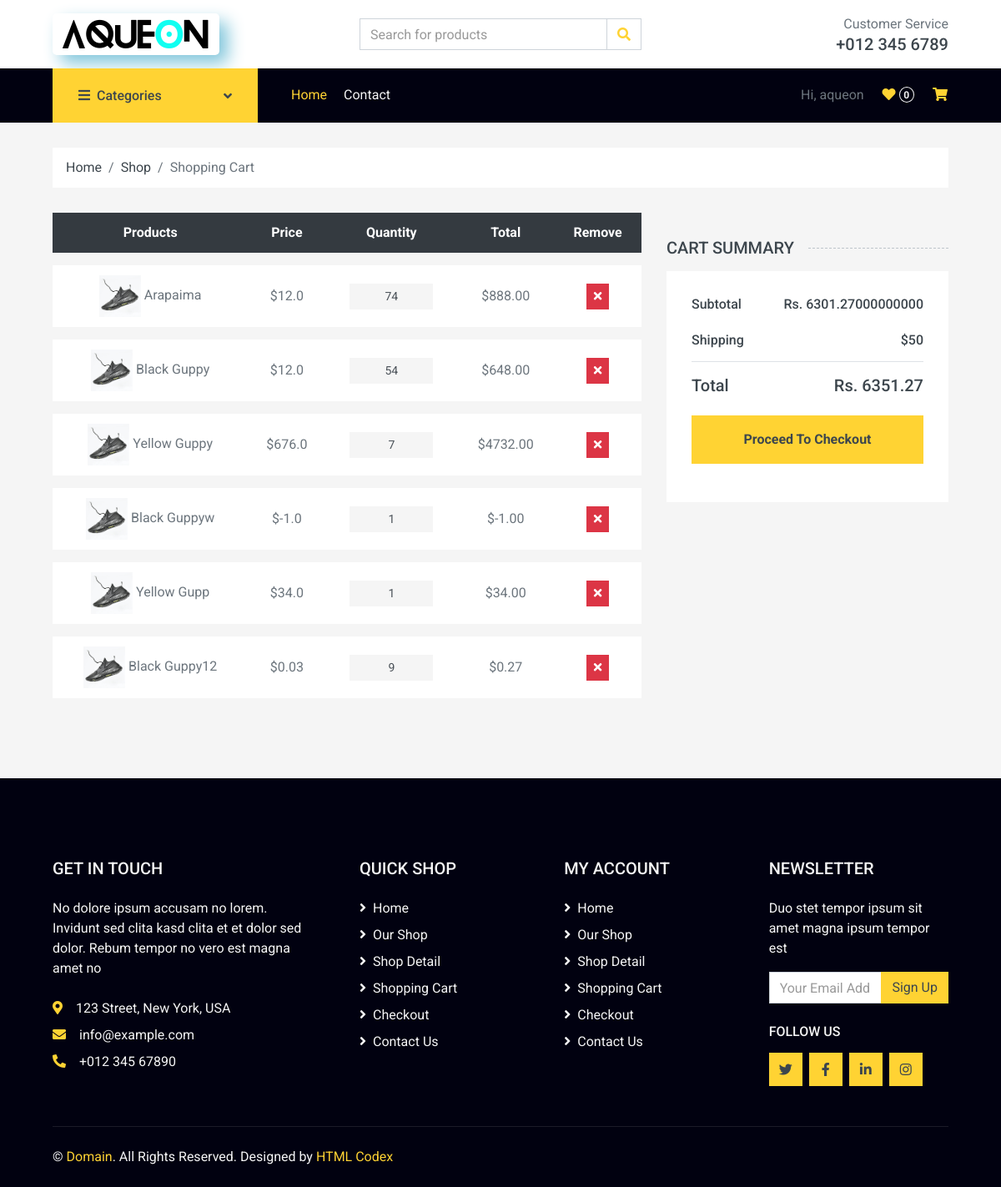
The page /cart_details (signed in) on the database as committed earlier.
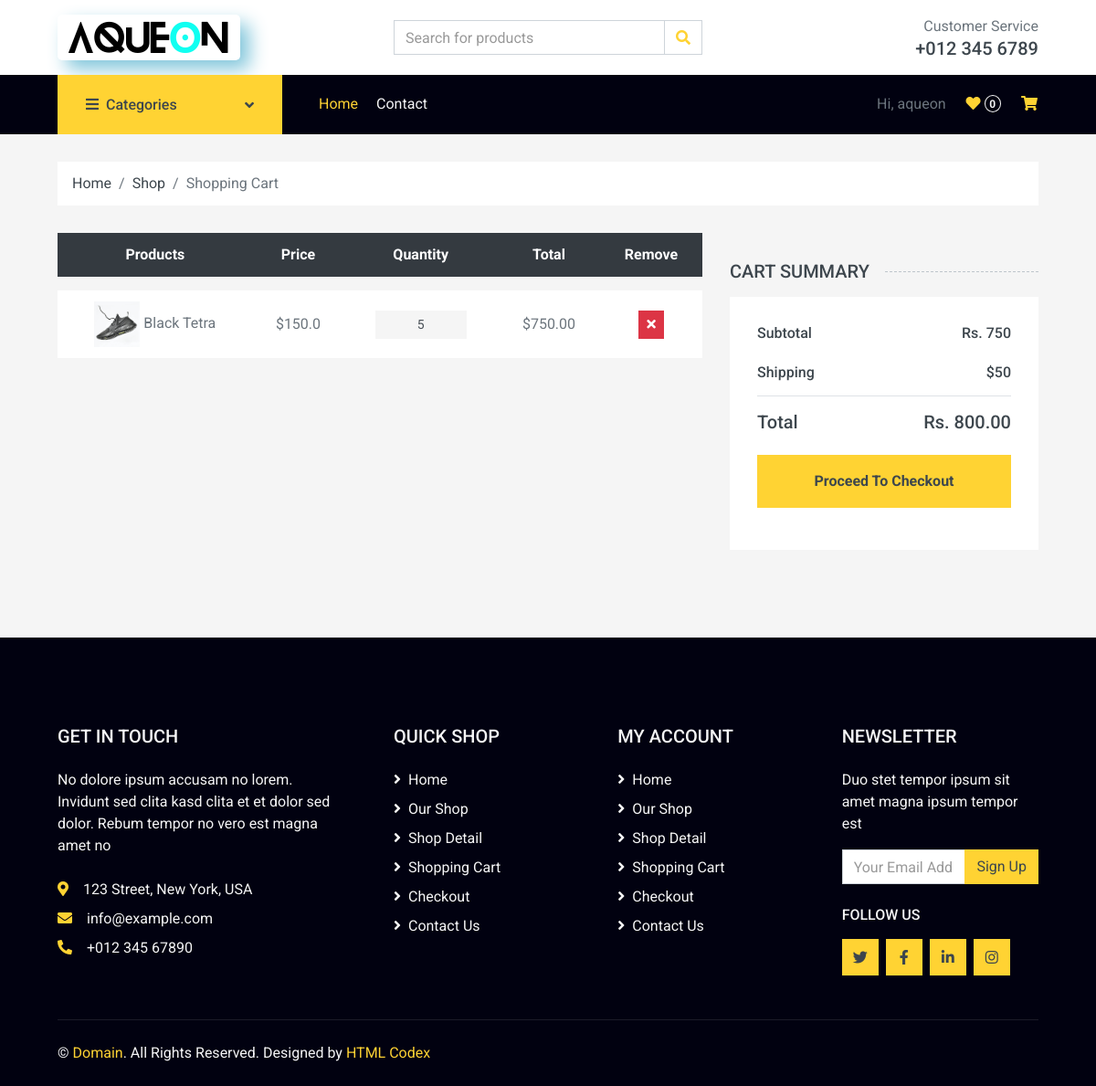
The same page on the database as committed later.
### Website/models.py (models this page shows, shortened)
class CartItems(models.Model):
    cart_item_id = models.AutoField(primary_key=True)
    cart = models.ForeignKey(AddCart, on_delete=models.CASCADE)
    prod = models.ForeignKey(Product, on_delete=models.CASCADE)  # Assuming you have a Product model
    quantity = models.IntegerField()
    cart_item_date = models.DateTimeField(auto_now_add=True)
    total_price = models.DecimalField(max_digits=10, decimal_places=2, default=0.0)  # Set a default value of 0.0

class Product(models.Model):
    prod_id = models.AutoField(primary_key=True)
    prod_name = models.CharField(max_length=255, null=False,unique=True)
    sub_categ_id = models.ForeignKey(ProductSubcategory, on_delete=models.CASCADE)
    price = models.FloatField(null=False)
    user_id = models.ForeignKey(User, on_delete=models.CASCADE)  # Use Django's default user model
    created_at = models.DateTimeField(auto_now_add=True)

### Website/views.py (the view)
# urls.py: path('cart_details', views.cart_details, name='cart_details'),
def cart_details(request):
    user = request.user
    try:
        cart = AddCart.objects.get(user=user)
        cart_items = CartItems.objects.filter(cart=cart)
        total_cart_value = cart_items.aggregate(Sum('total_price'))['total_price__sum']
        shipping_cost = Decimal('50.00')  # Assuming a fixed shipping cost of $50.00
        multiplied_value = total_cart_value + shipping_cost
    except AddCart.DoesNotExist:
        cart = None
        cart_items = []
        total_cart_value = 0.0
    return render(request, 'product/cart.html', {'cart': cart, 'cart_items': cart_items, 'total_cart_value': total_cart_value, 'multiplied_value': multiplied_value})

### templates/product/cart.html (shortened to what this page needs)
{% extends 'index.html' %}
{% block content %}
    <div class="container-fluid">
        <div class="row px-xl-5">
            <div class="col-12">
                <nav class="breadcrumb bg-light mb-30">
                    <a class="breadcrumb-item text-dark" href="#">Home</a>
                    <a class="breadcrumb-item text-dark" href="#">Shop</a>
                    <span class="breadcrumb-item active">Shopping Cart</span>
                </nav>
            </div>
        </div>
    </div>
    <div class="container-fluid">
        <div class="row px-xl-5">
            <div class="col-lg-8 table-responsive mb-5">
            {% if cart %}
                <table class="table table-light table-borderless table-hover text-center mb-0">
                    <thead class="thead-dark">
                        <tr>
                            <th>Products</th>
                            <th>Price</th>
                            <th>Quantity</th>
                            <th>Total</th>
                            <th>Remove</th>
                        </tr>
                    </thead>
                    <tbody class="align-middle">
                    {% for item in cart_items %}
                        <tr>
                            <td class="align-middle"><img src="img/product-1.jpg" alt="" style="width: 50px;"> {{ item.prod.prod_name }}</td>
                            <td class="align-middle">${{ item.prod.price }}</td>
                            <td class="align-middle">
                                <div class="input-group quantity mx-auto" style="width: 100px;">
                                    <input type="text" class="form-control form-control-sm bg-secondary border-0 text-center" value="{{ item.quantity }}">
                                </div>
                            </td>
                            <td class="align-middle">${{ item.total_price }}</td>
                            <td class="align-middle">
                                <form method="post" action="{% url 'remove_cart_item' item.cart_item_id %}">
                                    <button type="submit" class="btn btn-sm btn-danger"><i class="fa fa-times"></i></button>
                                </form>
                            </td>
                        </tr>
                     {% endfor %}
                    </tbody>
                </table>
                 {% else %}
    <p>Your cart is empty.</p>
    {% endif %}
            </div>
            <div class="col-lg-4">
                 <h5 class="section-title position-relative text-uppercase mb-3"><span class="bg-secondary pr-3">Cart Summary</span></h5>
                <div class="bg-light p-30 mb-5">
                    <div class="border-bottom pb-2">
                        <div class="d-flex justify-content-between mb-3">
                            <h6>Subtotal</h6>
                            <h6>Rs. {{ total_cart_value|default:"0.00" }}</h6>
                        </div>
                        <div class="d-flex justify-content-between">
                            <h6 class="font-weight-medium">Shipping</h6>
                            <h6 class="font-weight-medium">$50</h6>
                        </div>
                    </div>
                    <div class="pt-2">
                        <div class="d-flex justify-content-between mt-2">
                            <h5>Total</h5>
                            <h5>Rs. {{ multiplied_value|floatformat:2 }}</h5>
                        </div>
                        <button class="btn btn-block btn-primary font-weight-bold my-3 py-3">Proceed To Checkout</button>
                    </div>
                </div>
            </div>
        </div>
    </div>
{% endblock %}

Rows that differ between the two databases and show on the page:
removed CartItems: prod.prod_name "Arapaima", prod.price "12.0", quantity "74", total_price "888.00"
removed CartItems: prod.prod_name "Black Guppy", prod.price "12.0", quantity "54", total_price "648.00"
removed CartItems: prod.prod_name "Yellow Guppy", prod.price "676.0", quantity "7", total_price "4732.00"
removed CartItems: prod.prod_name "Black Guppyw", prod.price "-1.0", quantity "1", total_price "-1.00"
removed CartItems: prod.prod_name "Yellow Gupp", prod.price "34.0", quantity "1", total_price "34.00"
removed CartItems: prod.prod_name "Black Guppy12", prod.price "0.03", quantity "9", total_price "0.27"
added CartItems: prod.prod_name "Black Tetra", prod.price "150.0", quantity "5", total_price "750.00"
Other text that changed with them:
{{ total_cart_value|default:"0.00" }}: "6301.27000000000" → "750"
{{ multiplied_value|floatformat:2 }}: "6351.27" → "800.00"
